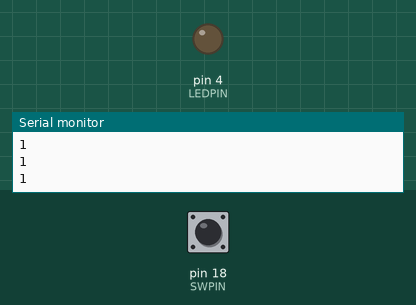
Simulated run of this sketch. Board: Arduino Uno, built with avr-gcc and run on an emulated ATmega328P. Parts: output pins drawn as LEDs (lit = HIGH), the last lines printed to the serial monitor. Dashed ring = blinking. The inputs (shaded band) are chosen by the test bench; at power-on: pin 18 (SWPIN) HIGH.

Above: at 1.2 s.
1.3 s: pin 18 (SWPIN) pulled LOW for 0.15 s
At 1.7 s:
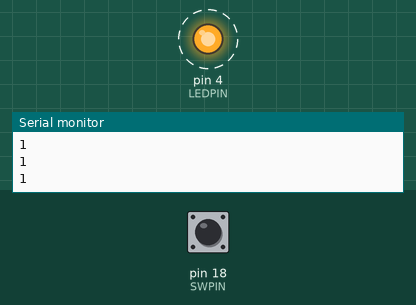
4.4 s: pin 18 (SWPIN) pulled LOW for 1 s
At 7.8 s:
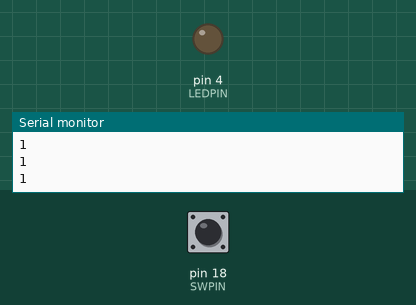
8.4 s: pin 18 (SWPIN) pulled LOW for 3.2 s
At 14.5 s:
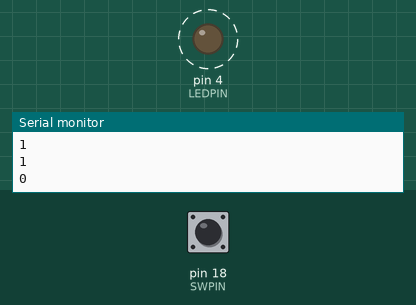
Timing chart, 0 to 16.0 s (numbered marks = the images above; inputs shaded):
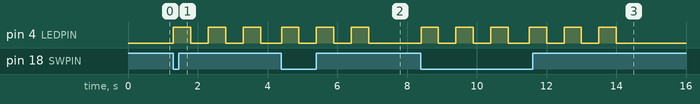

The sketch:

button_3blink.ino
```cpp
int SWPIN = 18;
int LEDPIN = 4;
void setup() {
  Serial.begin(115200);
  pinMode(SWPIN, INPUT_PULLUP);
  pinMode(LEDPIN,OUTPUT);
}

void loop() {
  int data = digitalRead(SWPIN);
  if(data == 0)
  {
    for(int i=0;i<3;i++)
    {
      digitalWrite(LEDPIN,HIGH);
      delay(500);
      digitalWrite(LEDPIN,LOW);
      delay(500);
    }
  }
  Serial.println(data);
  delay(100);
}
```

button_3blink.c
```cpp
int SWPIN = 18;
int LEDPIN = 4;
void setup() {
  Serial.begin(115200);
  pinMode(SWPIN, INPUT_PULLUP);
  pinMode(LEDPIN,OUTPUT);
}

void loop() {
  int data = digitalRead(SWPIN);
  if(data == 0)
  {
    for(int i=0;i<3;i++)
    {
      digitalWrite(LEDPIN,HIGH);
      delay(500);
      digitalWrite(LEDPIN,LOW);
      delay(500);
    }
  }
  Serial.println(data);
  delay(100);
}
```

Measured:
- after the input at 1.3 s, pin 4 (LEDPIN): alternates HIGH for 0.50 s and LOW for 0.50 s, starting at once
- after the input at 4.4 s, pin 4 (LEDPIN): alternates HIGH for 0.50 s and LOW for 0.50 s, 6 changes in all, then stays LOW, starting at once
- after the input at 8.4 s, pin 4 (LEDPIN): alternates HIGH for 0.50 s and LOW for 0.50 s, 12 changes in all, then stays LOW, starting at once
